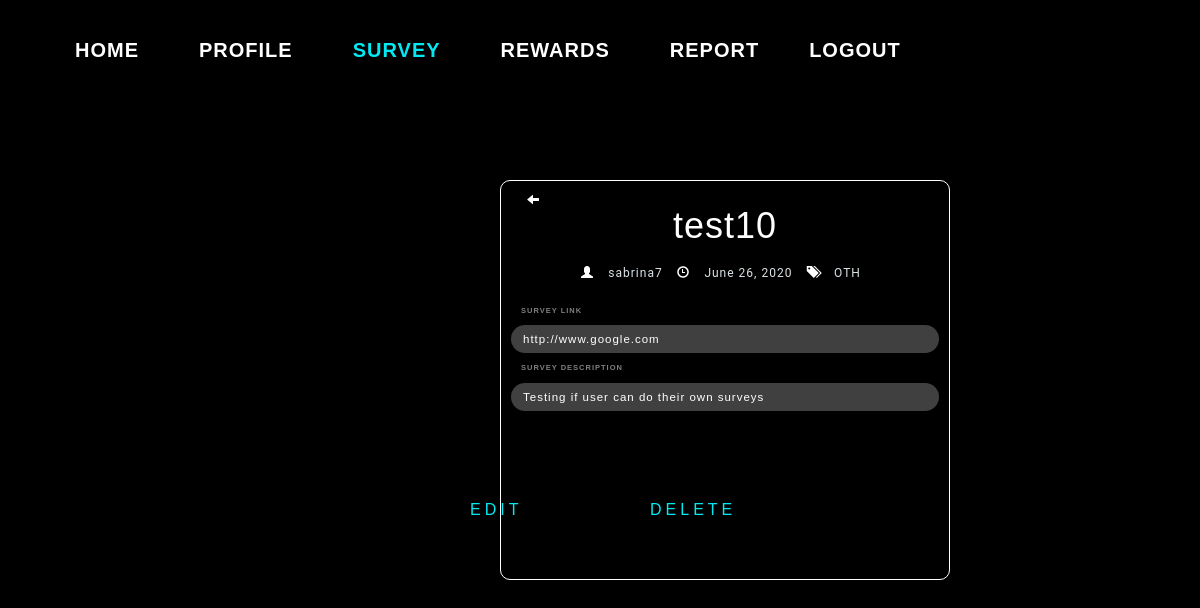
/tracksurvey/survey/11/, run on an earlier commit of the app's database.
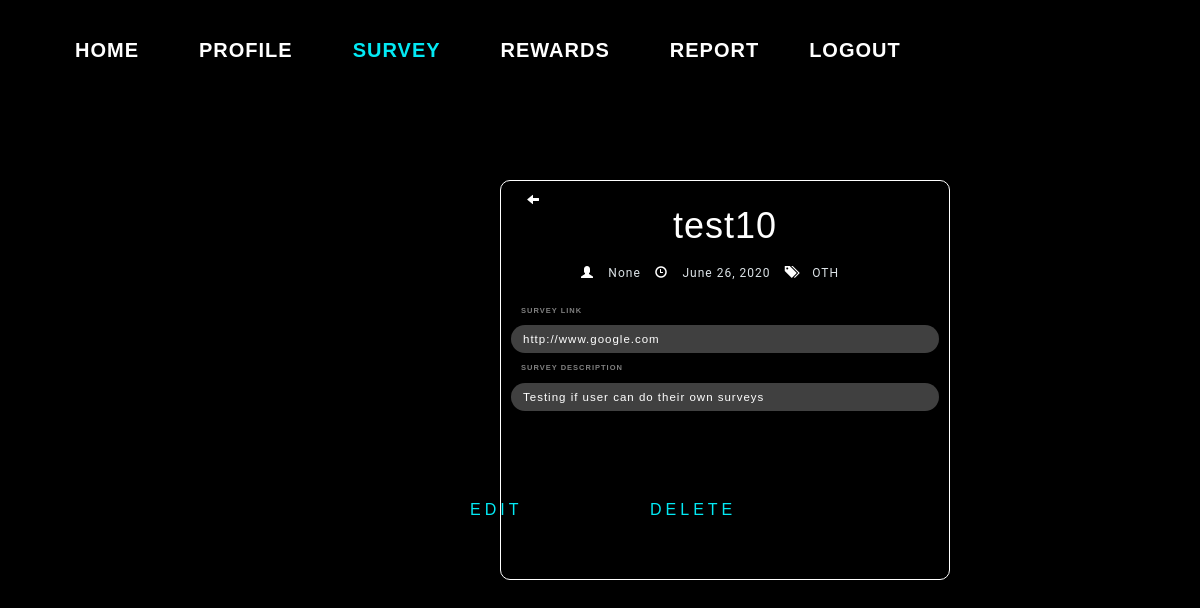
And on a later commit of the database.
### survey/models.py (models this page shows, shortened)
class UploadSurvey(models.Model):
    user = models.ForeignKey(to=User, null=True, on_delete=models.SET_NULL,blank=True)
    uploadDate = models.DateField(default=timezone.now)
    surveytitle = models.CharField('Survey Title', max_length=100)
    surveylink = models.URLField('Survey Link', max_length=200)
    surveydescription = models.CharField('Survey Description',
        max_length=5000,
        help_text="Include your survey dscription here!")
    surveycategory_choices = [
    ('EDN','Education'),
    ('HTC','Healthcare'),
    ('LFS','Lifestyle'),
    ('NUS','NUS-Related'),
    ('OTH','Others')]
    surveycategory = models.CharField('Survey Category',choices=surveycategory_choices, max_length=100, default='OTH')
    gender_filter=models.ManyToManyField(GenderFilter,blank=True)
    singaporean_filter=models.ManyToManyField(SingaporeanFilter, blank=True)
    faculty_filter=models.ManyToManyField(FacultyFilter,blank=True)
    year_filter=models.ManyToManyField(YearFilter,blank=True)
    residential_filter=models.ManyToManyField(ResidentialFilter, blank=True)

### survey/views.py (the view)
# urls.py: path('tracksurvey/survey/<int:pk>/', SurveyDetailView.as_view() , name='tracksurvey-detail'),
class SurveyDetailView(DetailView):
    model=UploadSurvey

### survey/templates/survey/uploadsurvey_detail.html (shortened to what this page needs)
{% extends "survey/base.html" %}
{% load static %}
{% block css %}
<link rel="stylesheet" type="text/css" href="{% static 'survey/uploadsurvey_detail.css'%}">
<link rel="stylesheet" type="text/css" href="{% static 'survey/uploadsurvey.css'%}">
<link rel="stylesheet" type="text/css" href="{% static 'accounts/profile.css'%}">
{% endblock %}
{% block navbar %}
<div class="nav_box">
<header class="navbarheader">
<div class=nav>
  <ul class=navbarlist>
    <a href="{% url 'survey:dashboard' %}" role="button">Home</a>
    <a href="{% url 'accounts:profile' %}" role="button">Profile</a>
    <a href="{% url 'survey:survey' %}" role="button" class="active">Survey</a>
    <a href="{% url 'survey:shoprewards' %}" role="button" >Rewards</a>
    <a href="{% url 'survey:report' %}" role="button">Report</a>
    <a href="{% url 'logout' %}" id="logout">Logout</a>
  </ul>
</div>
</header>
</div>
{% endblock %}
{% block body_block %}
{% load widget_tweaks %}
<div class=detail-box>
<h1> {{object.surveytitle}} </h1>
<div>
    <ul class="utility-list">
      <span class="glyphicon glyphicon-user" aria-hidden="true" style="color:white"> </span>
      <li class="user">{{object.user}}</li>
      <span class="glyphicon glyphicon-time" aria-hidden="true" style="color:white"> </span>
      <li class="date">{{object.uploadDate}}</li>
      <span class="glyphicon glyphicon-tags" aria-hidden="true" style="color:white"> </span>
      <li class="tags">{{object.surveycategory}}</li>
    </ul>
</div>
  <div class=form-row>
    <label for="surveylink" class="login__label"> Survey Link </label>
    <div class="surveylinkbutton">
    {{object.surveylink}}
    </div>
  </div>
  <div class=form-row>
    <label for="surveydescription" class="login__label"> Survey Description </label>
    <div class="surveylinkbutton">
        {{object.surveydescription}}
    </div>
  </div>
  <div class="box">
    <a href="{% url 'survey:updatesurvey' object.id %}" id="edit-button">
        Edit
    </a>
</div>
<div class="box">
    <a href="{% url 'survey:deletesurvey' object.id %}" id="delete-button">
        Delete
    </a>
</div>
<div class="back">
    <button onclick=history.back() class="back-button"><span class="glyphicon glyphicon-arrow-left" aria-hidden="true" style="color:white"> </span></button>
</div>
</div>
{% endblock %}

What changed in the data, as far as the page shows it:
changed UploadSurvey "test10": user "sabrina7" → "None"
